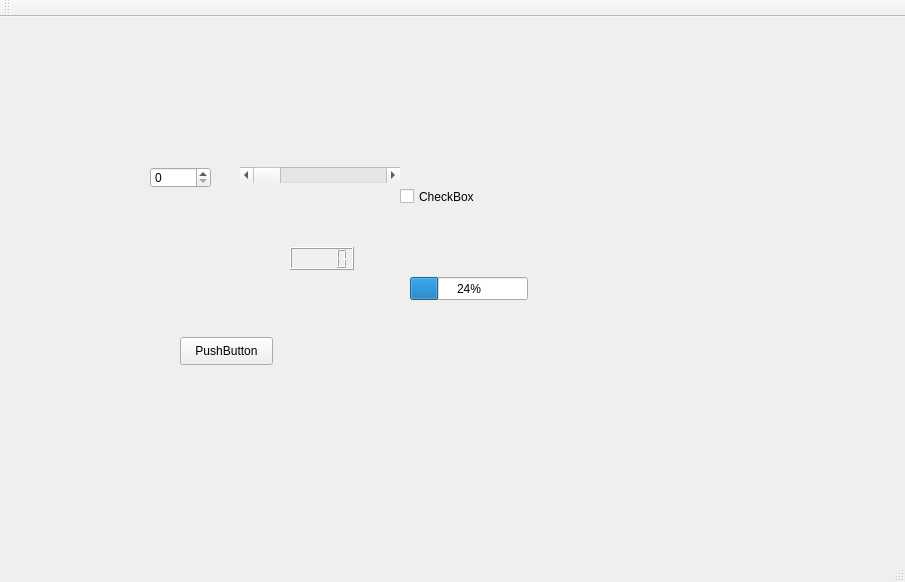
<?xml version="1.0" encoding="UTF-8"?>
<ui version="4.0">
 <class>MainWindow</class>
 <widget class="QMainWindow" name="MainWindow">
  <property name="geometry">
   <rect>
    <x>0</x>
    <y>0</y>
    <width>905</width>
    <height>582</height>
   </rect>
  </property>
  <property name="windowTitle">
   <string>MainWindow</string>
  </property>
  <widget class="QWidget" name="centralWidget">
   <widget class="QPushButton" name="pushButton">
    <property name="geometry">
     <rect>
      <x>180</x>
      <y>320</y>
      <width>93</width>
      <height>28</height>
     </rect>
    </property>
    <property name="text">
     <string>PushButton</string>
    </property>
   </widget>
   <widget class="QCheckBox" name="checkBox">
    <property name="geometry">
     <rect>
      <x>400</x>
      <y>170</y>
      <width>91</width>
      <height>19</height>
     </rect>
    </property>
    <property name="text">
     <string>CheckBox</string>
    </property>
   </widget>
   <widget class="QSpinBox" name="spinBox">
    <property name="geometry">
     <rect>
      <x>150</x>
      <y>150</y>
      <width>61</width>
      <height>21</height>
     </rect>
    </property>
   </widget>
   <widget class="QScrollBar" name="horizontalScrollBar">
    <property name="geometry">
     <rect>
      <x>240</x>
      <y>150</y>
      <width>160</width>
      <height>16</height>
     </rect>
    </property>
    <property name="orientation">
     <enum>Qt::Horizontal</enum>
    </property>
   </widget>
   <widget class="QLCDNumber" name="lcdNumber">
    <property name="geometry">
     <rect>
      <x>290</x>
      <y>230</y>
      <width>64</width>
      <height>23</height>
     </rect>
    </property>
   </widget>
   <widget class="QProgressBar" name="progressBar">
    <property name="geometry">
     <rect>
      <x>410</x>
      <y>260</y>
      <width>118</width>
      <height>23</height>
     </rect>
    </property>
    <property name="value">
     <number>24</number>
    </property>
   </widget>
  </widget>
  <widget class="QMenuBar" name="menuBar">
   <property name="geometry">
    <rect>
     <x>0</x>
     <y>0</y>
     <width>905</width>
     <height>26</height>
    </rect>
   </property>
  </widget>
  <widget class="QToolBar" name="mainToolBar">
   <attribute name="toolBarArea">
    <enum>TopToolBarArea</enum>
   </attribute>
   <attribute name="toolBarBreak">
    <bool>false</bool>
   </attribute>
  </widget>
  <widget class="QStatusBar" name="statusBar"/>
 </widget>
 <layoutdefault spacing="6" margin="11"/>
 <resources/>
 <connections/>
</ui>
